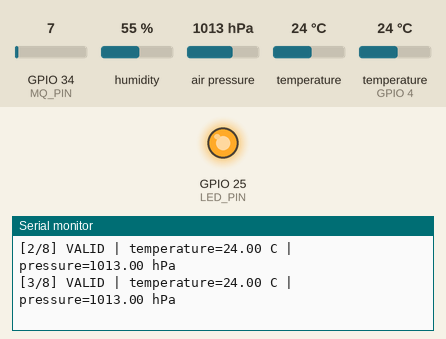
The program below on a simulated ESP32. Shown: output pins drawn as LEDs (lit = HIGH), the last lines printed to the serial monitor. Wiring (inferred from the names in the program): MPU-6050 motion sensor at I2C address 0x68; MPU-6050 motion sensor at I2C address 0x69; BME280 sensor at I2C address 0x76; BME280 sensor at I2C address 0x77. The test bench sets the inputs (shaded band); at power-on: GPIO 34 (MQ_PIN) = 7, humidity 55 %, air pressure 1013 hPa, temperature 24 °C, temperature (sensor on GPIO 4) 24 °C (analog values on the 0–4095 scale). WiFi joins after 1.5 s; servers stay silent unless stated.

Above: at 5.2 s.
5.3 s: GPIO 34 (MQ_PIN) set to 7
At 12.0 s:
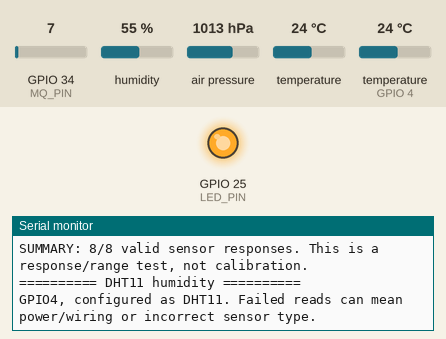
15.0 s: GPIO 34 (MQ_PIN) set to 4
At 16.5 s:
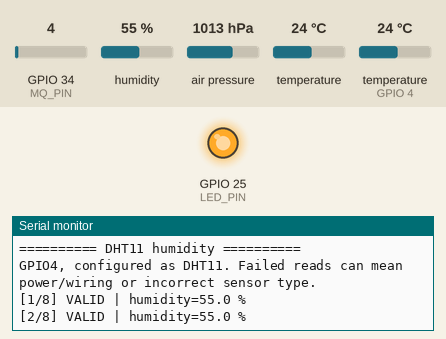

The program:

main.cpp
```cpp
// EDITH local Wi-Fi sensor diagnostics. No cloud writes or SD card.
// Tests one sensor at a time. Terminal: a=all b=BMP d=DHT g=MQ2 m=MPU l=LED.
#include <Arduino.h>
#include <Wire.h>
#include <Adafruit_BMP280.h>
#include <Adafruit_MPU6050.h>
#include <DHT.h>
#include <WiFi.h>
#include <WebServer.h>
#include <ESPmDNS.h>
#include "wifi_config.h"

WebServer server(80);
class DiagnosticLog : public Print {
 public:
 String buffer;
 size_t write(uint8_t c) override {
   Serial.write(c);
   if(buffer.length()>=8192){int end=buffer.indexOf('\n',1024);buffer.remove(0,end<0?1024:end+1);}
   buffer+=char(c);return 1;
 }
} diagnosticLog;
char pendingCommand=0;
bool stationWasConnected=false;
uint32_t lastReconnect=0;

const char PAGE[] PROGMEM=R"HTML(<!doctype html><html lang="en"><meta charset="utf-8"><meta name="viewport" content="width=device-width,initial-scale=1">
<title>EDITH Wi-Fi Sensor Tests</title><style>body{font:16px system-ui;background:#0a1323;color:#dbeafe;max-width:1000px;margin:30px auto;padding:20px}button{padding:12px;margin:4px;border:0;border-radius:8px;background:#8ce9d0;color:#061c22;cursor:pointer}pre{background:#111e32;padding:18px;white-space:pre-wrap;overflow-wrap:anywhere;border-radius:12px;min-height:200px}#status{color:#8ce9d0}</style>
<h1>EDITH / sensor diagnostics</h1><p>Live readings directly from your ESP32. Choose one sensor or cycle through all tests.</p>
<nav><button data-test="a">All sensors</button><button data-test="b">BMP280</button><button data-test="d">Humidity</button><button data-test="g">MQ-2</button><button data-test="m">MPU6050</button><button data-test="l">LED</button></nav>
<p id="status" role="status">Connecting...</p><pre id="log">Waiting for hardware...</pre>
<p>MQ-2 values are raw signals, not calibrated smoke concentration. LED operation needs visual confirmation. This firmware does not update the public dashboard.</p>
<script>
const status=document.getElementById('status'),log=document.getElementById('log');
document.querySelectorAll('button').forEach(b=>b.onclick=async()=>{try{const r=await fetch('/test?sensor='+b.dataset.test,{method:'POST',signal:AbortSignal.timeout(5000)});if(!r.ok)throw Error();status.textContent='Test requested';}catch{status.textContent='Request failed. Check ESP32 power and Wi-Fi.';}});
async function poll(){try{const r=await fetch('/logs',{cache:'no-store',signal:AbortSignal.timeout(5000)});if(!r.ok)throw Error();log.textContent=await r.text();status.textContent='Connected / refreshed '+new Date().toLocaleTimeString();}catch{status.textContent='Disconnected / readings below are old. Check ESP32 power and Wi-Fi.';}setTimeout(poll,1000);}poll();
</script></html>)HTML";

constexpr int SDA_PRIMARY=26, SDA_ALTERNATE=21, SCL_PIN=22;
constexpr int DHT_PIN=4, MQ_PIN=34, LED_PIN=25;
constexpr int SAMPLES=8;
Adafruit_BMP280 bmp;
Adafruit_MPU6050 mpu;
DHT dht(DHT_PIN,DHT11);
uint8_t bmpAddress=0,mpuAddress=0;
bool initialized=false,all=true;
int stage=0,samples=0,valid=0;
uint32_t nextSample=0;
const char* names[]={"BMP280 temperature + pressure","DHT11 humidity","MQ-2 analog signal","MPU6050 acceleration + gyro","LED visual test"};

bool ping(uint8_t address){Wire.beginTransmission(address);return Wire.endTransmission()==0;}
int readRegister(uint8_t address,uint8_t reg){
 Wire.beginTransmission(address);Wire.write(reg);if(Wire.endTransmission(false))return -1;
 if(Wire.requestFrom(address,uint8_t(1),uint8_t(true))!=1)return -1;
 return Wire.read();
}
bool sensorResponds(){return ping(0x76)||ping(0x77)||ping(0x68)||ping(0x69);}
void scanBus(){
 Wire.end();Wire.begin(SDA_PRIMARY,SCL_PIN);Wire.setTimeOut(25);Wire.setClock(100000);
 int sda=SDA_PRIMARY;
 if(!sensorResponds()){
   Wire.end();Wire.begin(SDA_ALTERNATE,SCL_PIN);Wire.setTimeOut(25);Wire.setClock(100000);
   if(sensorResponds())sda=SDA_ALTERNATE;
   else {Wire.end();Wire.begin(SDA_PRIMARY,SCL_PIN);Wire.setTimeOut(25);Wire.setClock(100000);}
 }
 diagnosticLog.printf("\nI2C bus: SDA=%d, SCL=%d\n",sda,SCL_PIN);
 int found=0;
 for(uint8_t a=1;a<127;a++)if(ping(a)){diagnosticLog.printf("  Device ACK: 0x%02X\n",a);found++;}
 if(!found)diagnosticLog.println("NO I2C DEVICES: check project switch, power, common ground and SDA/SCL.");
 for(uint8_t a: {uint8_t(0x76),uint8_t(0x77)})if(ping(a))diagnosticLog.printf("  0x%02X chip ID=0x%02X (BMP280 usually 0x58; BME280 0x60)\n",a,readRegister(a,0xD0));
 for(uint8_t a: {uint8_t(0x68),uint8_t(0x69)})if(ping(a))diagnosticLog.printf("  0x%02X WHO_AM_I=0x%02X (MPU6050 expected 0x68)\n",a,readRegister(a,0x75));
}
void help(){
 diagnosticLog.println("\nEDITH SENSOR TEST | 115200 baud | 8 samples per sensor");
 diagnosticLog.println("Commands: a=all sequentially, b=BMP280, d=DHT11, g=MQ-2, m=MPU6050, l=LED, ?=help");
 diagnosticLog.println("Type a letter in this terminal. Each selected test repeats until another command.");
 diagnosticLog.println("No cloud uploads during diagnostics. Upload normal EDITH firmware to restore website data.");
}
void beginStage(int selected){
 stage=selected;samples=valid=0;initialized=false;digitalWrite(LED_PIN,HIGH);
 diagnosticLog.printf("\n========== %s ==========\n",names[stage]);
 if(stage==0){bmpAddress=0;for(uint8_t a:{uint8_t(0x76),uint8_t(0x77)})if(bmp.begin(a)){bmpAddress=a;break;}initialized=bmpAddress!=0;}
 if(stage==1){initialized=true;diagnosticLog.println("GPIO4, configured as DHT11. Failed reads can mean power/wiring or incorrect sensor type.");}
 if(stage==2){initialized=true;diagnosticLog.println("GPIO34 must receive MQ-2 AO (not DO). Raw ADC is not ppm or a calibrated smoke result.");diagnosticLog.println("Heater needs its specified supply and warm-up. Keep ESP32 analog input <=3.3V.");}
 if(stage==3){mpuAddress=0;for(uint8_t a:{uint8_t(0x68),uint8_t(0x69)})if(mpu.begin(a)){mpuAddress=a;break;}initialized=mpuAddress!=0;
   if(initialized){mpu.setAccelerometerRange(MPU6050_RANGE_4_G);mpu.setGyroRange(MPU6050_RANGE_500_DEG);mpu.setFilterBandwidth(MPU6050_BAND_21_HZ);}
   diagnosticLog.println("Keep still for a baseline, then tilt gently: acceleration/gyro should change.");
 }
 if(stage==4){initialized=true;diagnosticLog.println("Observe GPIO25 LED steadily ON. Blinking is disabled. No electrical feedback is available.");}
 nextSample=millis()+(stage==1?2200:500);
}
bool sampleBMP(){
 if(!initialized||!ping(bmpAddress)){diagnosticLog.println("FAIL: BMP280 not responding.");return false;}
 float t=bmp.readTemperature(),p=bmp.readPressure()/100.0f;
 bool ok=isfinite(t)&&isfinite(p)&&t>=-40&&t<=85&&p>=300&&p<=1100;
 diagnosticLog.printf("%s | temperature=%.2f C | pressure=%.2f hPa\n",ok?"VALID":"FAIL",t,p);return ok;
}
bool sampleDHT(){float h=dht.readHumidity();bool ok=isfinite(h)&&h>=0&&h<=100;
 diagnosticLog.printf("%s | humidity=%.1f %%\n",ok?"VALID":"FAIL (no valid DHT response)",h);return ok;}
bool sampleMQ(){
 uint32_t sum=0,millivolts=0;int lo=4095,hi=0;
 for(int i=0;i<32;i++){int raw=analogRead(MQ_PIN);sum+=raw;lo=min(lo,raw);hi=max(hi,raw);millivolts+=analogReadMilliVolts(MQ_PIN);delay(1);}
 int mean=sum/32;bool usable=mean>5&&mean<4090;
 diagnosticLog.printf("ADC mean=%d min=%d max=%d | GPIO34 ~= %lu mV | %s | uptime=%lu s\n",mean,lo,hi,(unsigned long)(millivolts/32),mean<=5?"LOW RAIL: check AO/power/GND":mean>=4090?"HIGH RAIL: check input voltage":"IN RANGE: sensor health still unverified",(unsigned long)(millis()/1000));
 return usable;
}
bool sampleMPU(){
 if(!initialized){diagnosticLog.println("FAIL: MPU6050 initialization failed.");return false;}
 Wire.beginTransmission(mpuAddress);Wire.write(0x3B);
 if(Wire.endTransmission(false)||Wire.requestFrom(mpuAddress,uint8_t(14),uint8_t(true))!=14){diagnosticLog.println("FAIL: incomplete I2C sample.");return false;}
 int16_t raw[7];for(int i=0;i<7;i++){uint16_t hi=Wire.read(),lo=Wire.read();raw[i]=int16_t((hi<<8)|lo);}
 float ax=raw[0]/8192.0f,ay=raw[1]/8192.0f,az=raw[2]/8192.0f;
 bool ok=fabsf(ax)+fabsf(ay)+fabsf(az)>.001f;
 diagnosticLog.printf("%s | acceleration(g) X=%.3f Y=%.3f Z=%.3f | gyro(deg/s) X=%.2f Y=%.2f Z=%.2f\n",ok?"VALID":"SUSPECT all-zero",ax,ay,az,raw[4]/65.5f,raw[5]/65.5f,raw[6]/65.5f);return ok;
}
void handleCommand(char key){
 int selected=-1;
 if(key=='?')help();
 else if(key=='a'){all=true;scanBus();beginStage(0);}
 else{if(key=='b')selected=0;if(key=='d')selected=1;if(key=='g')selected=2;if(key=='m')selected=3;if(key=='l')selected=4;
   if(selected>=0){all=false;if(selected==0||selected==3)scanBus();beginStage(selected);}}
}
void startWifi(){
 WiFi.mode(WIFI_AP_STA);WiFi.setSleep(false);
 bool apReady=WiFi.softAP("EDITH-Test","edithtest");
 WiFi.begin(WIFI_SSID,WIFI_PASSWORD);
 MDNS.begin("edith-test");MDNS.addService("http","tcp",80);
 server.on("/",HTTP_GET,[]{server.send_P(200,"text/html",PAGE);});
 server.on("/logs",HTTP_GET,[]{server.sendHeader("Cache-Control","no-store");server.send(200,"text/plain; charset=utf-8",diagnosticLog.buffer);});
 server.on("/test",HTTP_POST,[]{
   String key=server.arg("sensor");
   if(key.length()!=1||!strchr("abdgml",key[0])){server.send(400,"text/plain","Use sensor=a,b,d,g,m,l");return;}
   pendingCommand=key[0];server.send(202,"text/plain","Test queued");
 });
 server.begin();
 diagnosticLog.printf("\nWi-Fi: joining %s; browser address http://edith-test.local\n",WIFI_SSID);
 if(apReady)diagnosticLog.println("Direct access: connect laptop to EDITH-Test (password edithtest), then http://192.168.4.1");
 else diagnosticLog.println("ERROR: diagnostic access point did not start.");
}
void setup(){
 Serial.begin(115200);pinMode(LED_PIN,OUTPUT);digitalWrite(LED_PIN,HIGH);
 analogReadResolution(12);analogSetPinAttenuation(MQ_PIN,ADC_11db);dht.begin();
 delay(2500);help();startWifi();scanBus();beginStage(0);
}
void loop(){
 server.handleClient();
 bool connected=WiFi.status()==WL_CONNECTED;
 if(connected&&!stationWasConnected)diagnosticLog.printf("Wi-Fi connected. Laptop on same Wi-Fi: http://%s or http://edith-test.local\n",WiFi.localIP().toString().c_str());
 if(!connected&&stationWasConnected)diagnosticLog.println("Station Wi-Fi disconnected; EDITH-Test direct access remains available.");
 stationWasConnected=connected;
 if(!connected&&millis()-lastReconnect>20000){lastReconnect=millis();WiFi.reconnect();}
 if(pendingCommand){char key=pendingCommand;pendingCommand=0;handleCommand(key);}
 while(Serial.available())handleCommand(tolower(Serial.read()));
 if(int32_t(millis()-nextSample)<0){delay(1);return;}
 if(samples>=SAMPLES){
   if(stage==4)diagnosticLog.println("LED commands completed. Confirm operation visually.");
   else diagnosticLog.printf("SUMMARY: %d/%d %s. This is a response/range test, not calibration.\n",valid,SAMPLES,stage==2?"ADC samples away from rails":"valid sensor responses");
   beginStage(all?(stage+1)%5:stage);return;
 }
 diagnosticLog.printf("[%d/%d] ",samples+1,SAMPLES);bool ok=false;
 switch(stage){case 0:ok=sampleBMP();break;case 1:ok=sampleDHT();break;case 2:ok=sampleMQ();break;case 3:ok=sampleMPU();break;case 4:digitalWrite(LED_PIN,HIGH);diagnosticLog.println("LED held steadily ON");break;}
 if(ok)valid++;samples++;nextSample=millis()+(stage==1?2200:stage==0?1000:500);
}
```

wifi_config.example.h
```cpp
#pragma once
// Copy as wifi_config.h and enter your 2.4 GHz Wi-Fi credentials.
static const char WIFI_SSID[] = "YOUR_WIFI_NAME";
static const char WIFI_PASSWORD[] = "YOUR_WIFI_PASSWORD";
```

Measured:
- the behaviour switches between 6 and 5 on GPIO 34 (MQ_PIN) (found by bisection; images 1 and 2)
